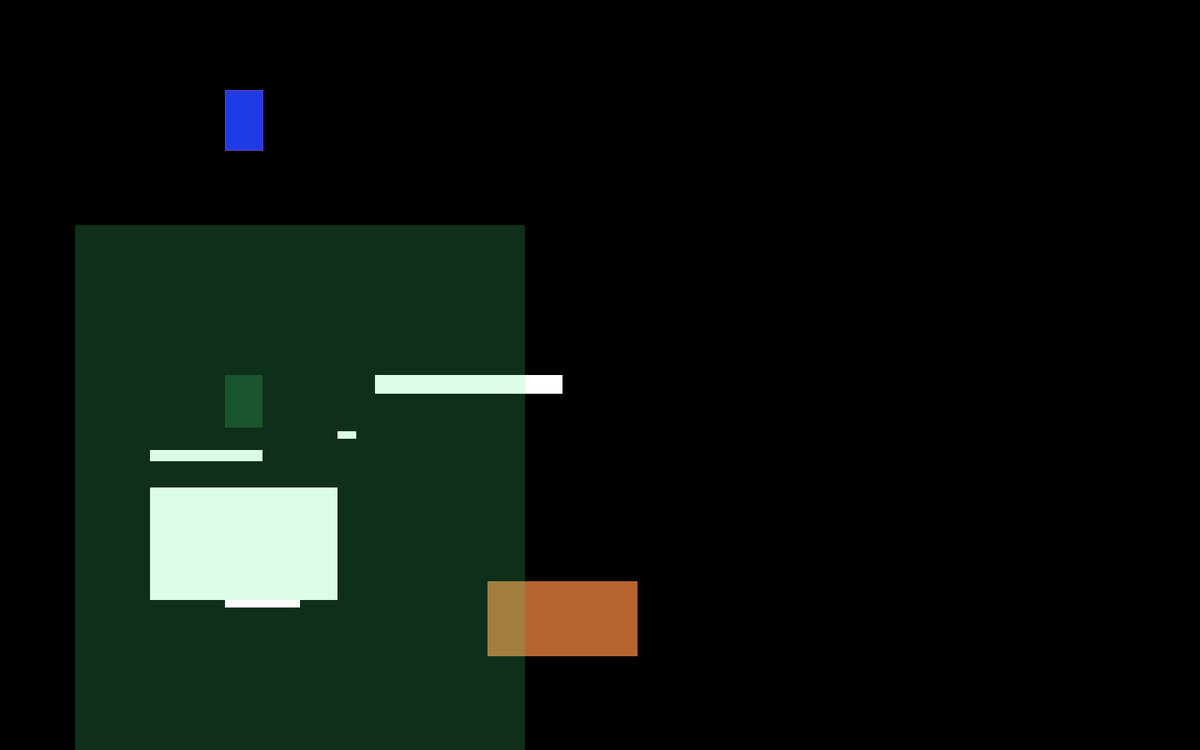
Frame 1 (no input)
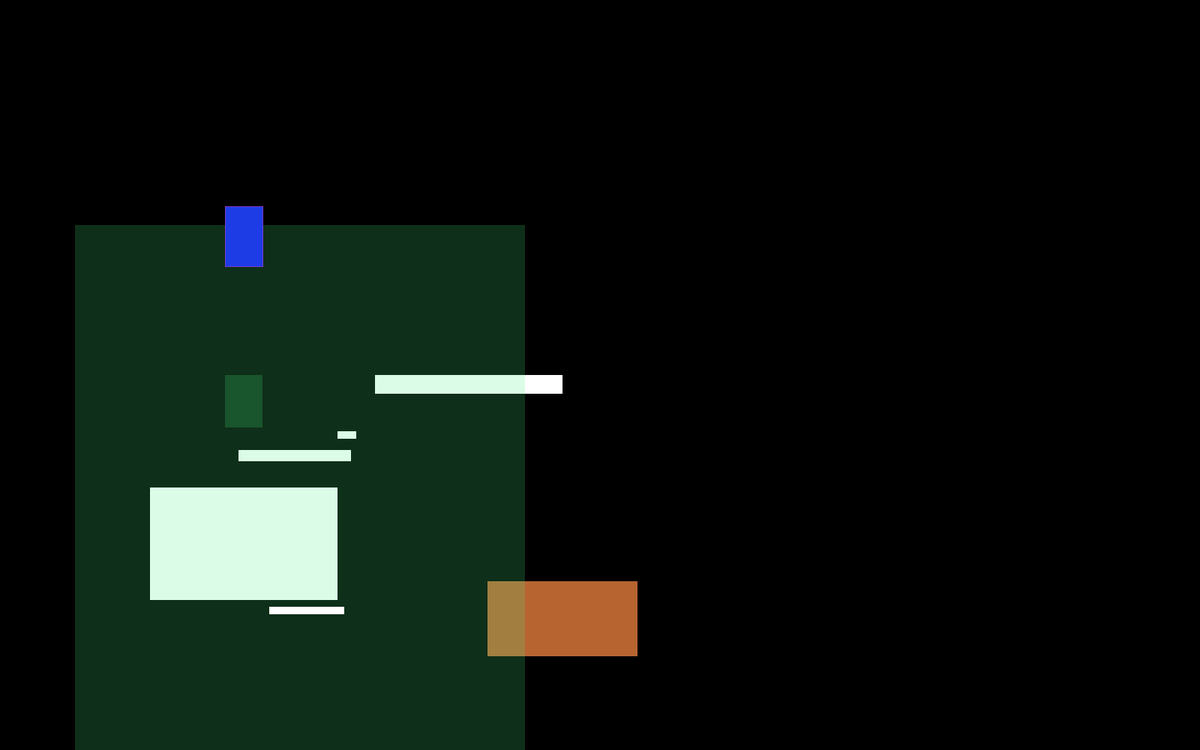
Frame 60 (the mouse pressed at the canvas centre just before this capture)
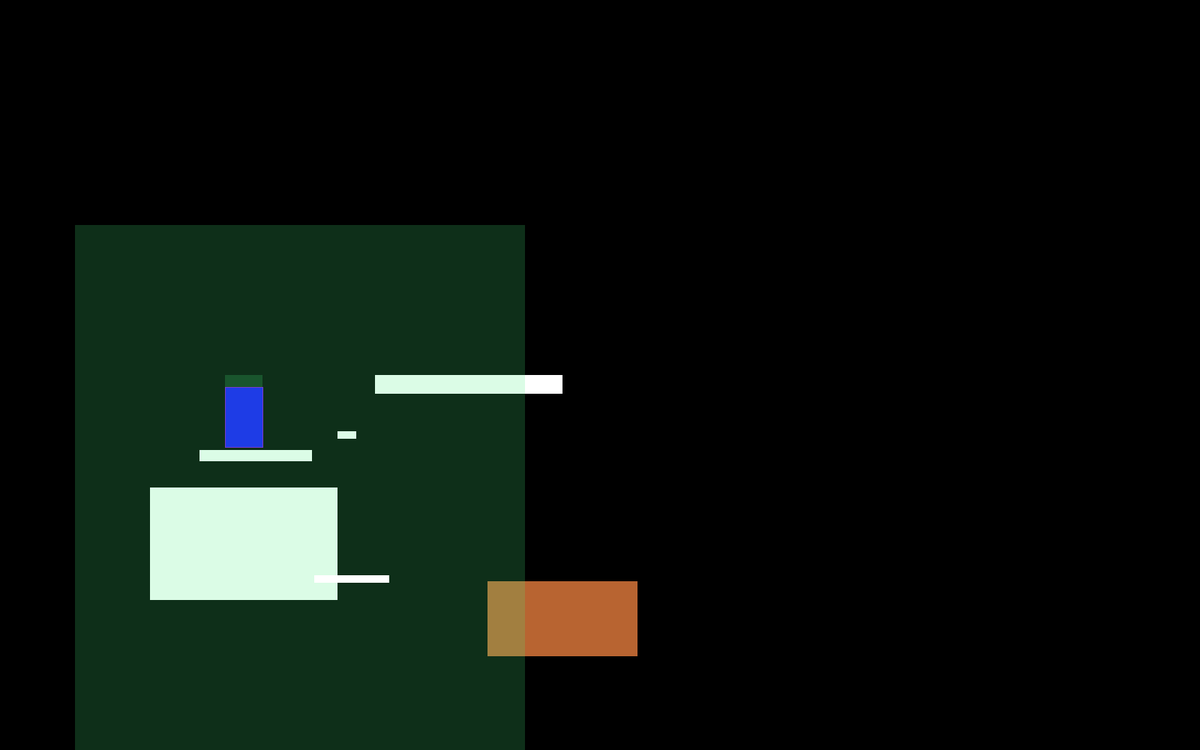
Frame 120 (the mouse held since frame 60 and released just before this capture)

The Processing sketch that drew these frames (run headless with seeded random() and noise(); from frame 60 on, the mouse is pressed at the canvas centre):

// Processing sketch: Game1
// ── Game1.pde
Player player;
GameInfo Game;

Object[] objects;

void setup() {
  size(1600, 1000);

  player = new Player();
  Game = new GameInfo(-10, true);

  initVariables();
}

void draw() {
  drawLevel(Game.level);

  if (keyPressed && key == 'p') {
    noLoop();
  }

  if (keyPressed && key == 'r') {
    player.x = 250;
    player.y = 250;
  }
}

// ── EnemyBase.pde
class EnemyBase {
  protected int health;
}

// ── GameInfo.pde
class GameInfo {
  int level;
  boolean playerControl;
  int money;
  int timesDied;
  float g; // gravity
  
  
  GameInfo(int l, boolean pC) {
    level = l;
    playerControl = pC;
    money = 10;
    timesDied = 0;
    g = .1;
  }
  
  
}

// ── INFO.pde
/*
--- Notes page only ---

Player Info:
  Health
  Stamina (for sprinting (, maybe jump?), sword)
  Money

Weapons:
  Types:
    Meelee
    Ranged
  
  Meelee:
    Takes stamina
    Durability?
    
Collision detection between circle and squre:
  Draw line between circle and squre. If there is at least one line that can go between and not touch, no collision, else, colliding
    ~ Draw line perpendicular to the line between the centers of both objects, at some point on the line (idk exactly where (probably average of (x, y) pairs of where the line between shapes hits perimiter of shape))
    - Uses the separating axis theorem

Game Objects (and subtypes):
  Enemy (different leveling)
  Platform (solid, ghost, kill, ...)
  Obstacles (spikes, lava, ...)

Enemies:
  Types (models/modelling?)
  Location range
  Speed
  Damage
  Drops (including money)


Levels:
  Non-game levels:
    -10 = home/default
    ...

  In-game levels:
  0 = tutorial
  1 ... 9 = in game (introduce new concepts along the way

Spawnpoint??
Checkpoint??



















*/

// ── Level_Design.pde
void initVariables() {
  ObjectType s = ObjectType.Surface;
  ObjectType g = ObjectType.Ghost;
  ObjectType k = ObjectType.Kill;

  objects = new Object[8];

  objects[0] = new Object(s, 200, 650, 250, 150); // lvl -10 floor
  objects[1] = new Object(s, 500, 500, 250, 25); // lvl -10 floor
  objects[2] = new Object(s, 450, 575, 25, 10); // lvl -10 floor
  objects[3] = new movingObject(s, 200, 600, 150, 15, 150, 500, 600, 600, 2, 0); // lvl -10 floor
  objects[4] = new Object(k, 650, 775, 200, 100); // lvl -10 floor
  objects[5] = new Object(g, 100, 300, 600, 700); // lvl -10 floor
  objects[6] = new Object(g, 300, 500, 50, 70); // lvl -10 floor
  objects[7] = new movingObject(s, 300, 800, 100, 10, 250, 700, 700, 900, 1, 3); // lvl -10 floor
}

void drawLevel(int level) {
  background(0);

  switch(level) { // draw levels, only draw one at a time
  case -10: // "home screen"
    background(0);

    player.setOnGround(false); // set default val
    // range is range of indexes of the objects used
    for (int i = 0; i < 8; i++) {
      objects[i].display();
      objects[i].special();
      player.collideWith(objects[i]);
    }

    player.display();
    player.move();

    break;
  default:
    Game.level = -10;
    break;
  }
}

// ── Object.pde
class Object {
  ObjectType type;
  float x;
  float y;
  float w;
  float h;

  Object(ObjectType type, float x, float y, float w, float h) {
    this.type = type;
    this.x = x;
    this.y = y;
    this.w = w;
    this.h = h;
  }

  void display() {
    noStroke();

    switch(type) {
    case Surface:
      fill(255);
      break;

    case Ghost:
      fill(70, 240, 130, 50);
      break;

    case Kill:
      fill(235, 127, 62.75, 200);
      break;

    default:
      noFill();
      break;
    }

    rect(x, y, w, h);
  }
  
  void special(){
    // sort-of abstract
  } // added to support [movingObject, kill]
  
  float getXS() {
    return 0;
  }
  
  float getYS() {
    return 0;
  }
}

// class movingObject extends Object
class movingObject extends Object {
  float xBoundL, xBoundR;
  float yBoundT, yBoundB;
  float xs;
  float ys;

  movingObject(ObjectType type, float x, float y, float w, float h, float xBoundL, float xBoundR, float yBoundT, float yBoundB, float xs, float ys) {
    super(type, x, y, w, h);
    
    this.xBoundL = xBoundL;
    this.xBoundR = xBoundR;
    this.yBoundT = yBoundT;
    this.yBoundB = yBoundB;
    this.xs = xs;
    this.ys = ys;
  }
  
  // inherits display
  
  void special() {
    super.special();
    x+=xs;
    y+=ys;
    
    if (x+w > xBoundR || x < xBoundL) {
      xs*=-1;
    }
    if (y+h > yBoundB || y < yBoundT) {
      ys*=-1;
    }
  }
  
  float getXS() {
    return xs;
  }
  
  float getYS() {
    return ys;
  }
}

enum ObjectType { // Surface = platform
  Surface, Ghost, Kill
}

// ── Player.pde
class Player {
  private float x;
  private float y;
  private final int w;
  private final int h;
  private float xs; // for sliding (non-linear motion)
  private float ys; // for jumping
  // private int z;

  private int jumpCount;

  public boolean isOnGround;

  private int health;

  Player() {
    x = 300;
    y = 200;
    // z = 0;

    w = 50;
    h = -80;

    jumpCount = 0;

    isOnGround = false;

    health = 20;
  }

  void display() {
    fill(30, 60, 230);
    strokeWeight(1);
    stroke(120, 60, 200);
    rect(x, y, 50, -80);
  }

  void move() {
    if (Game.playerControl) {
      if (keyPressed && (key == 'a' || keyCode == LEFT)) {
        if (xs < 4.5) {
          xs-=0.1; // non-linear? (idk how yet)
        }
      }
      if (keyPressed && (key == 'd' || keyCode == RIGHT)) {
        if (xs > -4.5) {
          xs+=0.1; // non-linear? (idk how yet)
        }
      }
      if (keyPressed && (key == ' ' || key == 'w' || keyCode == UP) && isOnGround && jumpCount == 0) {
        // ys = -8;
        jumpCount = 4;
      }
      if (keyPressed && (key == 's' || keyCode == DOWN)) {
        ys+=0.2;
      }

      if (jumpCount > 0) {
        ys -= jumpCount;
        jumpCount--;
      }

      x+=xs;
      y+=ys;

      ys+=Game.g;

      if (isOnGround) {
        xs*=.97;
      } else {
        xs*=.985;
      }
      ys*=0.995; // "air resistance"... because i can
    }

    if (this.y > height) {
      this.kill();
    }
  }

  void damage(int damageTaken) {
    if (damageTaken < 1) {
      return;
    }
    health-=damageTaken;
  }

  void setOnGround(boolean b) {
    isOnGround = b;
  }

  void checkHealth() {
    if (health <= 0) {
      respawn();
      health = 20;
    }
  }

  void respawn() {
    x = 0; // previous checkpoint
    y = 0; // previous checkpoint
    xs = 0;
    ys = 0;
  }

  void kill() {
    health = 0;
    checkHealth();
  }

  void collideWith(Object that) {
    if (this.x < that.x+that.w && this.x+w > that.x && this.y > that.y && this.y+this.h < that.y+that.h && that.type == ObjectType.Kill) {
      player.kill();
    } else if (this.x < that.x+that.w && this.x+w > that.x && this.y > that.y && this.y < that.y+this.ys && that.type != ObjectType.Ghost) {
      if (that.getYS() < 0) {
        player.shiftY(that.getYS());
      }
      isOnGround = true;
      this.y -= ys; // keep off platform
      this.ys -= Game.g; // to prevent speed stacking

      if (keyPressed && (key == 's' || keyCode == DOWN)) {
        y+=5;
      }
    }
  }

  float getX() {
    return x;
  }

  void shiftY(float amount) {
    y+=amount;
  }

  float getY() {
    return y;
  }

  float getW() {
    return w;
  }

  float getH() {
    return h;
  }
}
